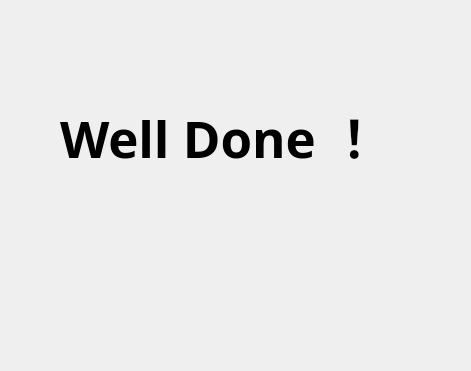
<?xml version="1.0" encoding="UTF-8"?>
<ui version="4.0">
 <class>Win2</class>
 <widget class="QDialog" name="Win2">
  <property name="geometry">
   <rect>
    <x>0</x>
    <y>0</y>
    <width>471</width>
    <height>371</height>
   </rect>
  </property>
  <property name="windowTitle">
   <string>Dialog</string>
  </property>
  <widget class="QLabel" name="label">
   <property name="geometry">
    <rect>
     <x>60</x>
     <y>10</y>
     <width>341</width>
     <height>251</height>
    </rect>
   </property>
   <property name="font">
    <font>
     <family>Arial Black</family>
     <pointsize>38</pointsize>
     <weight>75</weight>
     <bold>true</bold>
    </font>
   </property>
   <property name="text">
    <string>Well Done ！</string>
   </property>
  </widget>
  <widget class="QLabel" name="label_2">
   <property name="geometry">
    <rect>
     <x>50</x>
     <y>170</y>
     <width>161</width>
     <height>161</height>
    </rect>
   </property>
   <property name="font">
    <font>
     <pointsize>1</pointsize>
    </font>
   </property>
   <property name="text">
    <string/>
   </property>
   <property name="pixmap">
    <pixmap>:/01300000869789127633543304016_s.jpg</pixmap>
   </property>
   <property name="scaledContents">
    <bool>true</bool>
   </property>
  </widget>
  <widget class="QLabel" name="label_3">
   <property name="geometry">
    <rect>
     <x>230</x>
     <y>170</y>
     <width>161</width>
     <height>161</height>
    </rect>
   </property>
   <property name="text">
    <string/>
   </property>
   <property name="pixmap">
    <pixmap>:/01300000869789127633543304016_s.jpg</pixmap>
   </property>
   <property name="scaledContents">
    <bool>true</bool>
   </property>
  </widget>
  <widget class="QLabel" name="label_4">
   <property name="geometry">
    <rect>
     <x>0</x>
     <y>0</y>
     <width>471</width>
     <height>371</height>
    </rect>
   </property>
   <property name="text">
    <string/>
   </property>
   <property name="pixmap">
    <pixmap>:/654654.jpg</pixmap>
   </property>
   <property name="scaledContents">
    <bool>true</bool>
   </property>
  </widget>
  <zorder>label_4</zorder>
  <zorder>label</zorder>
  <zorder>label_2</zorder>
  <zorder>label_3</zorder>
 </widget>
 <resources/>
 <connections/>
</ui>
